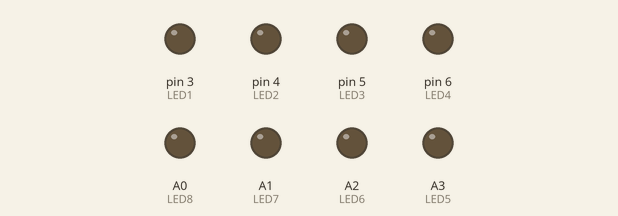
Bench run of a sketch on a simulated Arduino Uno, built with avr-gcc and run on an emulated ATmega328P. Shown: output pins drawn as LEDs (lit = HIGH).

Above: at 0.5 s.
At 3.5 s:
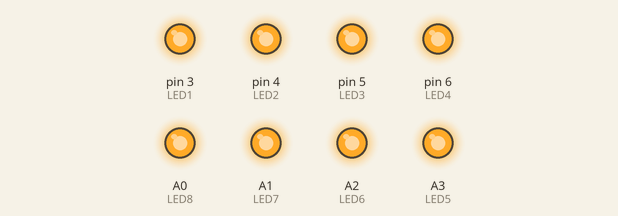
Timing chart, 0 to 4.6 s (numbered marks = the images above):
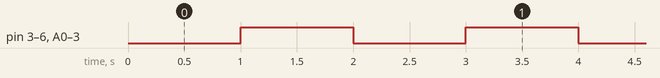

Measured:
- by itself, pin 3 (LED1), pin 4 (LED2), pin 5 (LED3), pin 6 (LED4), A0 (LED8), A1 (LED7), A2 (LED6), A3 (LED5): alternates HIGH for 1.0 s and LOW for 1.0 s

The sketch:

lab_1_2.ino
```cpp
void setup()
{
    pinMode(3, OUTPUT);         //LED1
    pinMode(4, OUTPUT);         //LED2
    pinMode(5, OUTPUT);         //LED3
    pinMode(6, OUTPUT);         //LED4
    pinMode(A3, OUTPUT);        //LED5
    pinMode(A2, OUTPUT);        //LED6
    pinMode(A1, OUTPUT);        //LED7
    pinMode(A0, OUTPUT);        //LED8
}

void loop()
{
    digitalWrite(3, LOW);          //LED1
    digitalWrite(4, LOW);          //LED2
    digitalWrite(5, LOW);          //LED3
    digitalWrite(6, LOW);          //LED4
    digitalWrite(A3, LOW);         //LED5
    digitalWrite(A2, LOW);         //LED6
    digitalWrite(A1, LOW);         //LED7
    digitalWrite(A0, LOW);         //LED8
    delay(1000);
    digitalWrite(3, HIGH);           //LED1
    digitalWrite(4, HIGH);           //LED2
    digitalWrite(5, HIGH);           //LED3
    digitalWrite(6, HIGH);           //LED4
    digitalWrite(A3, HIGH);          //LED5
    digitalWrite(A2, HIGH);          //LED6
    digitalWrite(A1, HIGH);          //LED7
    digitalWrite(A0, HIGH);          //LED8
    delay(1000);
}
```
